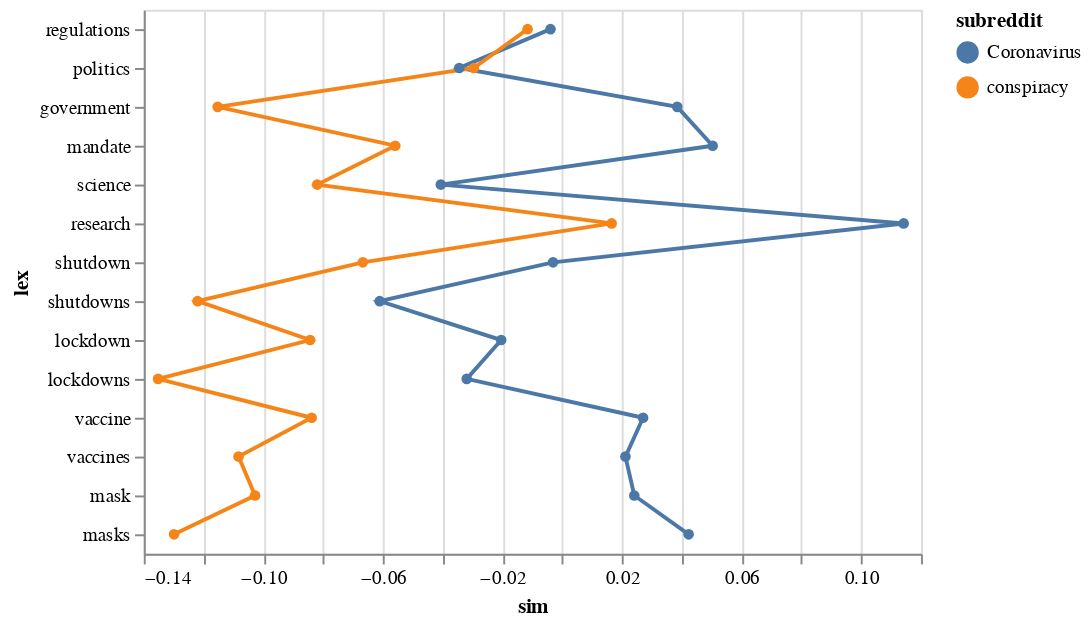

Write notebook code for a chart like this one.
### Code cell
proj_sims = get_axis_sims(lexs, models, pole_words, k=10)

proj_sims_chart = alt.Chart(proj_sims).mark_line(point=True).encode(
	x='sim',
	y=alt.Y('lex', sort=None),
	color='subreddit'
)

proj_sims_chart

### Figure 1 — Vega-Lite specification as saved in the notebook (floating-point values rounded to 4 significant figures)
{"config": {"view": {"continuousWidth": 400, "continuousHeight": 300}}, "data": {"name": "data-42999d1694d55e2ed0bb1c28bd6bb014"}, "mark": {"type": "line", "point": true}, "encoding": {"color": {"field": "subreddit", "type": "nominal"}, "x": {"field": "sim", "type": "quantitative"}, "y": {"field": "lex", "sort": null, "type": "nominal"}}, "$schema": "https://vega.github.io/schema/vega-lite/v4.17.0.json", "datasets": {"data-42999d1694d55e2ed0bb1c28bd6bb014": [{"subreddit": "Coronavirus", "lex": "regulations", "sim": -0.003948}, {"subreddit": "conspiracy", "lex": "regulations", "sim": -0.0116}, {"subreddit": "Coronavirus", "lex": "politics", "sim": -0.03446}, {"subreddit": "conspiracy", "lex": "politics", "sim": -0.02959}, {"subreddit": "Coronavirus", "lex": "government", "sim": 0.03846}, {"subreddit": "conspiracy", "lex": "government", "sim": -0.1153}, {"subreddit": "Coronavirus", "lex": "mandate", "sim": 0.05031}, {"subreddit": "conspiracy", "lex": "mandate", "sim": -0.05588}, {"subreddit": "Coronavirus", "lex": "science", "sim": -0.04063}, {"subreddit": "conspiracy", "lex": "science", "sim": -0.08195}, {"subreddit": "Coronavirus", "lex": "research", "sim": 0.1142}, {"subreddit": "conspiracy", "lex": "research", "sim": 0.01653}, {"subreddit": "Coronavirus", "lex": "shutdown", "sim": -0.003081}, {"subreddit": "conspiracy", "lex": "shutdown", "sim": -0.06672}, {"subreddit": "Coronavirus", "lex": "shutdowns", "sim": -0.0611}, {"subreddit": "conspiracy", "lex": "shutdowns", "sim": -0.122}, {"subreddit": "Coronavirus", "lex": "lockdown", "sim": -0.02043}, {"subreddit": "conspiracy", "lex": "lockdown", "sim": -0.08437}, {"subreddit": "Coronavirus", "lex": "lockdowns", "sim": -0.03196}, {"subreddit": "conspiracy", "lex": "lockdowns", "sim": -0.1352}, {"subreddit": "Coronavirus", "lex": "vaccine", "sim": 0.02704}, {"subreddit": "conspiracy", "lex": "vaccine", "sim": -0.08384}, {"subreddit": "Coronavirus", "lex": "vaccines", "sim": 0.02113}, {"subreddit": "conspiracy", "lex": "vaccines", "sim": -0.1083}, {"subreddit": "Coronavirus", "lex": "mask", "sim": 0.02409}, {"subreddit": "conspiracy", "lex": "mask", "sim": -0.1028}, {"subreddit": "Coronavirus", "lex": "masks", "sim": 0.04227}, {"subreddit": "conspiracy", "lex": "masks", "sim": -0.1299}]}}
